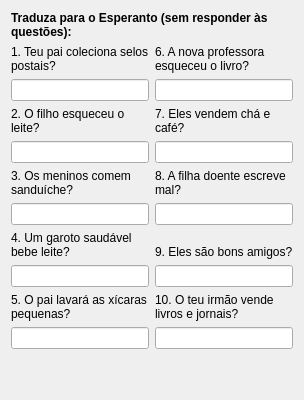
     <widget class="QWidget" name="Sendas1_Lec06">
      <attribute name="icon">
       <iconset resource="ikonoj.qrc">
        <normaloff>:/ikonoj/sendas_24.png</normaloff>:/ikonoj/sendas_24.png</iconset>
      </attribute>
      <attribute name="title">
       <string>13</string>
      </attribute>
      <layout class="QVBoxLayout" name="verticalLayout_7" stretch="0,2,1">
       <item>
        <widget class="titolo" name="Lec06_Label25">
         <property name="maximumSize">
          <size>
           <width>16777215</width>
           <height>30</height>
          </size>
         </property>
         <property name="font">
          <font>
           <weight>75</weight>
           <bold>true</bold>
          </font>
         </property>
         <property name="text">
          <string>Traduza para o Esperanto (sem responder às questões):</string>
         </property>
         <property name="wordWrap">
          <bool>true</bool>
         </property>
        </widget>
       </item>
       <item>
        <layout class="QHBoxLayout" name="horizontalLayout_363">
         <item>
          <layout class="QVBoxLayout" name="verticalLayout_172">
           <item>
            <layout class="QVBoxLayout" name="verticalLayout_173">
             <item>
              <widget class="QLabel" name="Lec06_Label475">
               <property name="text">
                <string>1. Teu pai coleciona selos postais?</string>
               </property>
               <property name="alignment">
                <set>Qt::AlignBottom|Qt::AlignLeading|Qt::AlignLeft</set>
               </property>
               <property name="wordWrap">
                <bool>true</bool>
               </property>
               <property name="buddy">
                <cstring>lineEdit_43</cstring>
               </property>
              </widget>
             </item>
             <item>
              <widget class="cx_edit" name="lineEdit_43"/>
             </item>
            </layout>
           </item>
           <item>
            <layout class="QVBoxLayout" name="verticalLayout_174">
             <item>
              <widget class="QLabel" name="Lec06_Label476">
               <property name="text">
                <string>2. O filho esqueceu o leite?</string>
               </property>
               <property name="alignment">
                <set>Qt::AlignBottom|Qt::AlignLeading|Qt::AlignLeft</set>
               </property>
               <property name="wordWrap">
                <bool>true</bool>
               </property>
               <property name="buddy">
                <cstring>lineEdit_44</cstring>
               </property>
              </widget>
             </item>
             <item>
              <widget class="cx_edit" name="lineEdit_44"/>
             </item>
            </layout>
           </item>
           <item>
            <layout class="QVBoxLayout" name="verticalLayout_175">
             <item>
              <widget class="QLabel" name="Lec06_Label477">
               <property name="text">
                <string>3. Os meninos comem sanduíche?</string>
               </property>
               <property name="alignment">
                <set>Qt::AlignBottom|Qt::AlignLeading|Qt::AlignLeft</set>
               </property>
               <property name="wordWrap">
                <bool>true</bool>
               </property>
               <property name="buddy">
                <cstring>lineEdit_45</cstring>
               </property>
              </widget>
             </item>
             <item>
              <widget class="cx_edit" name="lineEdit_45"/>
             </item>
            </layout>
           </item>
           <item>
            <layout class="QVBoxLayout" name="verticalLayout_176">
             <item>
              <widget class="QLabel" name="Lec06_Label478">
               <property name="text">
                <string>4. Um garoto saudável bebe leite?</string>
               </property>
               <property name="alignment">
                <set>Qt::AlignBottom|Qt::AlignLeading|Qt::AlignLeft</set>
               </property>
               <property name="wordWrap">
                <bool>true</bool>
               </property>
               <property name="buddy">
                <cstring>lineEdit_46</cstring>
               </property>
              </widget>
             </item>
             <item>
              <widget class="cx_edit" name="lineEdit_46"/>
             </item>
            </layout>
           </item>
           <item>
            <layout class="QVBoxLayout" name="verticalLayout_177">
             <item>
              <widget class="QLabel" name="Lec06_Label479">
               <property name="text">
                <string>5. O pai lavará as xícaras pequenas?</string>
               </property>
               <property name="alignment">
                <set>Qt::AlignBottom|Qt::AlignLeading|Qt::AlignLeft</set>
               </property>
               <property name="wordWrap">
                <bool>true</bool>
               </property>
               <property name="buddy">
                <cstring>lineEdit_47</cstring>
               </property>
              </widget>
             </item>
             <item>
              <widget class="cx_edit" name="lineEdit_47"/>
             </item>
            </layout>
           </item>
          </layout>
         </item>
         <item>
          <layout class="QVBoxLayout" name="verticalLayout_178">
           <item>
            <layout class="QVBoxLayout" name="verticalLayout_179">
             <item>
              <widget class="QLabel" name="Lec06_Label481">
               <property name="text">
                <string>6. A nova professora esqueceu o livro?</string>
               </property>
               <property name="alignment">
                <set>Qt::AlignBottom|Qt::AlignLeading|Qt::AlignLeft</set>
               </property>
               <property name="wordWrap">
                <bool>true</bool>
               </property>
               <property name="buddy">
                <cstring>lineEdit_48</cstring>
               </property>
              </widget>
             </item>
             <item>
              <widget class="cx_edit" name="lineEdit_48"/>
             </item>
            </layout>
           </item>
           <item>
            <layout class="QVBoxLayout" name="verticalLayout_180">
             <item>
              <widget class="QLabel" name="Lec06_Label482">
               <property name="text">
                <string>7. Eles vendem chá e café?</string>
               </property>
               <property name="alignment">
                <set>Qt::AlignBottom|Qt::AlignLeading|Qt::AlignLeft</set>
               </property>
               <property name="wordWrap">
                <bool>true</bool>
               </property>
               <property name="buddy">
                <cstring>lineEdit_49</cstring>
               </property>
              </widget>
             </item>
             <item>
              <widget class="cx_edit" name="lineEdit_49"/>
             </item>
            </layout>
           </item>
           <item>
            <layout class="QVBoxLayout" name="verticalLayout_181">
             <item>
              <widget class="QLabel" name="Lec06_Label483">
               <property name="text">
                <string>8. A filha doente escreve mal?</string>
               </property>
               <property name="alignment">
                <set>Qt::AlignBottom|Qt::AlignLeading|Qt::AlignLeft</set>
               </property>
               <property name="wordWrap">
                <bool>true</bool>
               </property>
               <property name="buddy">
                <cstring>lineEdit_50</cstring>
               </property>
              </widget>
             </item>
             <item>
              <widget class="cx_edit" name="lineEdit_50"/>
             </item>
            </layout>
           </item>
           <item>
            <layout class="QVBoxLayout" name="verticalLayout_182">
             <item>
              <widget class="QLabel" name="Lec06_Label484">
               <property name="text">
                <string>9. Eles são bons amigos?</string>
               </property>
               <property name="alignment">
                <set>Qt::AlignBottom|Qt::AlignLeading|Qt::AlignLeft</set>
               </property>
               <property name="wordWrap">
                <bool>true</bool>
               </property>
               <property name="buddy">
                <cstring>lineEdit_51</cstring>
               </property>
              </widget>
             </item>
             <item>
              <widget class="cx_edit" name="lineEdit_51"/>
             </item>
            </layout>
           </item>
           <item>
            <layout class="QVBoxLayout" name="verticalLayout_183">
             <item>
              <widget class="QLabel" name="Lec06_Label485">
               <property name="text">
                <string>10. O teu irmão vende livros e jornais?</string>
               </property>
               <property name="alignment">
                <set>Qt::AlignBottom|Qt::AlignLeading|Qt::AlignLeft</set>
               </property>
               <property name="wordWrap">
                <bool>true</bool>
               </property>
               <property name="buddy">
                <cstring>lineEdit_52</cstring>
               </property>
              </widget>
             </item>
             <item>
              <widget class="cx_edit" name="lineEdit_52"/>
             </item>
            </layout>
           </item>
          </layout>
         </item>
        </layout>
       </item>
       <item>
        <spacer name="verticalSpacer">
         <property name="orientation">
          <enum>Qt::Vertical</enum>
         </property>
         <property name="sizeHint" stdset="0">
          <size>
           <width>20</width>
           <height>40</height>
          </size>
         </property>
        </spacer>
       </item>
      </layout>
     </widget>
